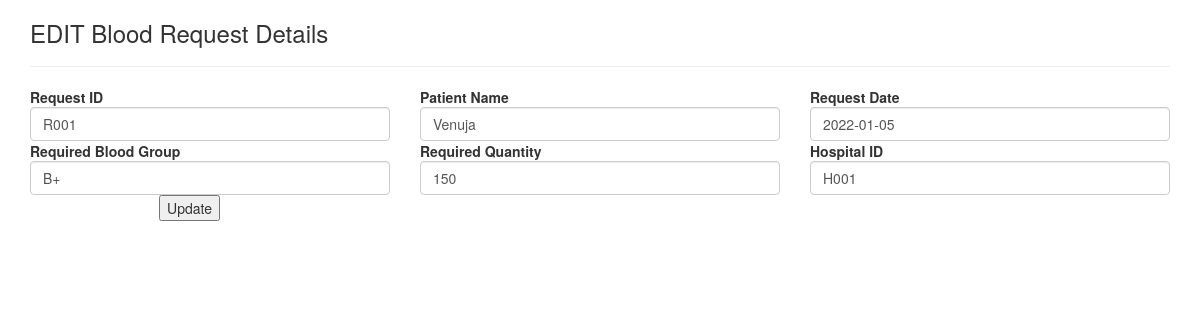
The page /php_files/editRequest.php?id=R001 on the database its author committed.
### tables this page shows
CREATE TABLE `request` (
  `RequestID` varchar(20) NOT NULL,
  `PatientName` varchar(20) NOT NULL,
  `RequestDate` date NOT NULL,
  `RequiredBloodGroup` varchar(20) NOT NULL,
  `RequiredQuantity` int(11) NOT NULL,
  `HospID` varchar(20) NOT NULL
);

### php_files/editRequest.php (the view, shortened to what this page needs)
<?php
require_once'bbmconfig.php';
?>
<!DOCTYPE html>
<html lang="en">
<head>
    <link href="https://maxcdn.bootstrapcdn.com/bootstrap/3.3.0/css/bootstrap.min.css" rel="stylesheet">
</head>
<body>
<div class="container">
<div class="row">
<div class="col-md-12">
<h3>EDIT Blood Request Details</h3>
<hr />
</div>
</div>
<?php
$reid=$_GET['id'];
$sql =mysqli_query($con, "call RowRequest('$reid')");
while ($result=mysqli_fetch_array($sql)) {
?>
<form name="insertrecord" method="post">
<div class="row">
<div class="col-md-4"><b>Request ID</b>
<input type="text" name="id" value="<?php echo htmlentities($result['RequestID']);?>" class="form-control" required>
</div>
<div class="col-md-4"><b>Patient Name</b>
<input type="text" name="r_na" value="<?php echo htmlentities($result['PatientName']);?>" class="form-control" required>
</div>
<div class="col-md-4"><b>Request Date</b>
<input type="text" name="r_da" value="<?php echo htmlentities($result['RequestDate']);?>" class="form-control" required>
</div>
<div class="col-md-4"><b>Required Blood Group</b>
<input type="text" name="r_bg" value="<?php echo htmlentities($result['RequiredBloodGroup']);?>" class="form-control" required>
</div>
<div class="col-md-4"><b>Required Quantity</b>
<input type="text" name="r_q" value="<?php echo htmlentities($result['RequiredQuantity']);?>" class="form-control" required>
</div>
<div class="col-md-4"><b>Hospital ID</b>
<input type="text" name="r_hi" value="<?php echo htmlentities($result['HospID']);?>" class="form-control" required>
</div>
</div>
</div>
<?php } ?>
<div class="row" style="margin-left:12%">
<div class="col-md-8">
<input type="submit" name="update" value="Update">
</div>
</div>
</body>
</html>

### rows shown on the page
request: id "R001", r_na "Venuja", r_da "2022-01-05", r_bg "B+", r_q "150", r_hi "H001"
